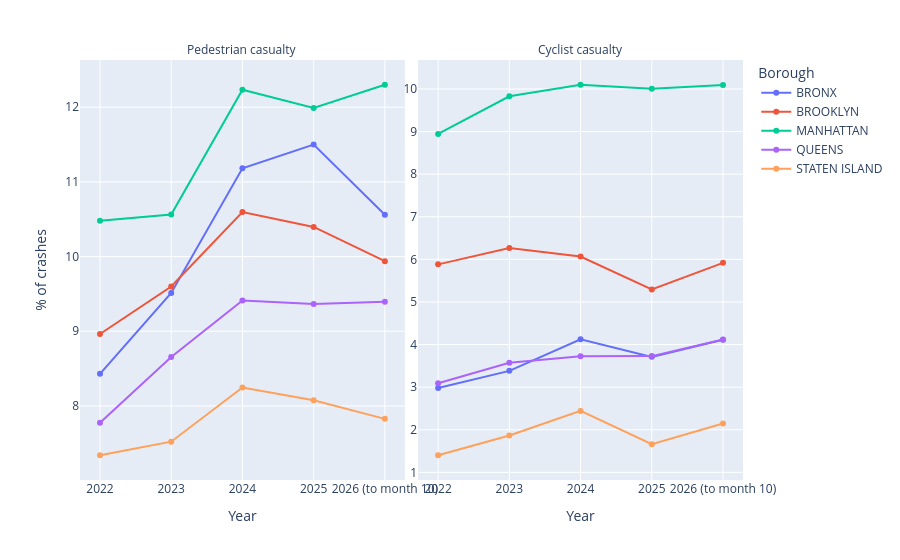
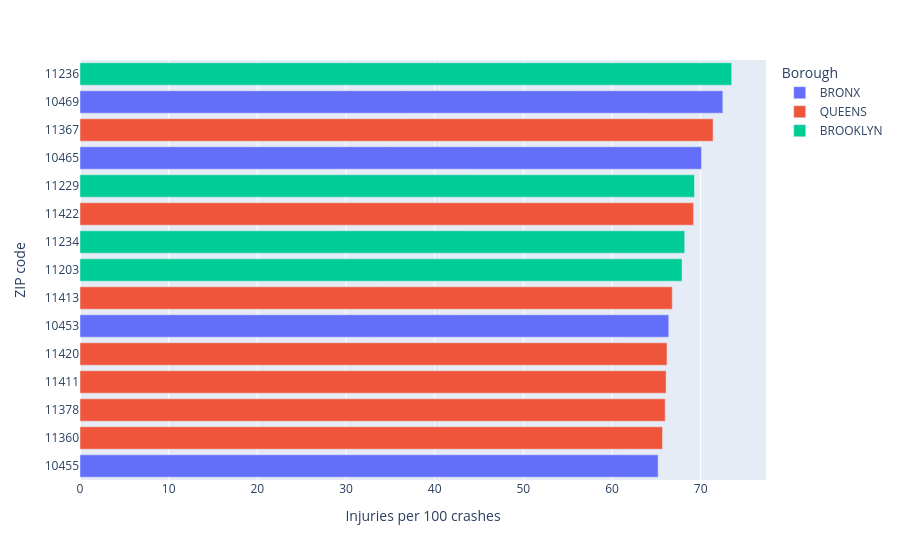

The notebook cell these images were saved under, in order:
### Markdown cell above
### M2: RQ3 and RQ4
**RQ3. Which boroughs have the highest share of crashes with pedestrian or cyclist casualties, and has the share changed since 2022?**
*Why it matters:* pedestrians and cyclists are the most exposed road users, so a rising share shows safety teams where street design matters most.
*Method:* for each borough and year, crashes with at least one pedestrian injured or killed (and, separately, with at least one cyclist) as a percentage of all crashes. The two are shown as separate panels and not added, because one crash can be counted in both. 2026 covers January to October only and is labelled as such.

*Finding:* Manhattan consistently had the highest shares for both pedestrian- and cyclist-casualty crashes. The pedestrian share increased from 10.5% in 2022 to 12.3% in 2026, while the cyclist share rose from 8.9% to 10.1%. The Bronx also showed a notable increase in pedestrian-casualty crashes, from 8.4% to 10.6%.

*Caution:* 2026 covers only January–October, so it is not directly comparable to full-year results. These shares also do not account for differences in pedestrian or cyclist traffic between boroughs.

**RQ4. Which ZIPs have the most injuries per crash?**
*Why it matters:* ZIPs with many crashes are not necessarily where crashes hurt most; injuries per crash points to more severe crashes, which crash counts alone hide.
*Method:* total injuries divided by total crashes per ZIP over the whole window, shown per 100 crashes. The quarter of ZIPs with the fewest crashes is left out, because a ZIP with few crashes can top the list by chance. The top 15 are shown.

*Finding:* ZIP code 11236 in Brooklyn ranked highest, with 73.5 injuries per 100 crashes, followed by 10469 in the Bronx (72.5) and 11367 in Queens (71.4). All 15 ZIP codes in the ranking exceeded the citywide average of 56.0 injuries per 100 crashes.

*Caution:* ZIP codes with fewer than 608 crashes were excluded (54 out of 216 ZIPs). Injuries per 100 crashes measures the number of injured people, not the percentage of crashes involving injuries, and does not account for differences in traffic volume or road-user exposure.

### Code cell
import plotly.express as px
import plotly.graph_objects as go

def _empty(message):
    return go.Figure().add_annotation(text=message, showarrow=False)


# ---------------------------------------------------------------- RQ3
def rq3(df):
    """Share of crashes with a pedestrian / cyclist casualty, by borough and year."""
    d = (df.groupby(["borough", "year"], as_index=False)
           [["crashes_total", "crashes_pedestrian", "crashes_cyclist"]].sum())
    d = d[d["crashes_total"] > 0]
    if d.empty:
        return _empty("No crashes for this filter")
    last_month = df.groupby("year")["month"].max()
    d["period"] = [str(y) if last_month[y] == 12 else f"{y} (to month {last_month[y]})" for y in d["year"]]
    d["Pedestrian"] = d["crashes_pedestrian"] / d["crashes_total"] * 100
    d["Cyclist"] = d["crashes_cyclist"] / d["crashes_total"] * 100
    long = d.melt(id_vars=["borough", "period", "crashes_total"], value_vars=["Pedestrian", "Cyclist"],
                  var_name="Casualty", value_name="share")
    fig = px.line(long, x="period", y="share", color="borough", facet_col="Casualty", markers=True,
                  hover_data={"crashes_total": True, "share": ":.1f"},
                  labels={"share": "% of crashes", "period": "Year", "borough": "Borough"})
    fig.update_yaxes(matches=None, showticklabels=True)
    fig.update_xaxes(categoryorder="category ascending")
    fig.for_each_annotation(lambda a: a.update(text=a.text.split("=")[-1] + " casualty"))
    return fig


# ---------------------------------------------------------------- RQ4
def rq4(df, top=15):
    """ZIPs with the most injuries per 100 crashes (the quarter of ZIPs with the fewest crashes is left out)."""
    d = df.groupby(["zip", "borough"], as_index=False)[["crashes_total", "injuries", "fatalities"]].sum()
    d = d[d["crashes_total"] > 0]
    if d.empty:
        return _empty("No crashes for this filter")
    d = d[d["crashes_total"] >= d["crashes_total"].quantile(0.25)]
    d["injuries_per_100"] = (d["injuries"] / d["crashes_total"] * 100).round(1)
    best = d.nlargest(top, "injuries_per_100").sort_values("injuries_per_100")
    fig = px.bar(best, x="injuries_per_100", y="zip", color="borough", orientation="h",
                 hover_data={"crashes_total": True, "injuries": True, "fatalities": True, "borough": False},
                 labels={"injuries_per_100": "Injuries per 100 crashes", "zip": "ZIP code", "borough": "Borough"})
    fig.update_yaxes(type="category", categoryorder="total ascending")
    return fig

# ---- RQ3
fig3 = rq3(final)
fig3.show()
t3 = final.groupby(['borough', 'year'])[['crashes_total', 'crashes_pedestrian', 'crashes_cyclist']].sum()
print('Pedestrian-casualty crashes, % of all crashes:')
print((t3['crashes_pedestrian'] / t3['crashes_total'] * 100).round(1).unstack('year'))
print('\nCyclist-casualty crashes, % of all crashes:')
print((t3['crashes_cyclist'] / t3['crashes_total'] * 100).round(1).unstack('year'))

# ---- RQ4
fig4 = rq4(final); fig4.show()
z = final.groupby(['zip', 'borough'])[['crashes_total', 'injuries', 'fatalities']].sum().reset_index()
cut = z['crashes_total'].quantile(0.25)
print(f"\nZIPs: {len(z)} | cut-off (25th percentile of crashes): {cut:,.0f} | ZIPs left out: {(z['crashes_total'] < cut).sum()}")
z = z[z['crashes_total'] >= cut].copy()
z['injuries_per_100'] = (z['injuries'] / z['crashes_total'] * 100).round(1)
print(z.nlargest(15, 'injuries_per_100').to_string(index=False))
print('Citywide injuries per 100 crashes:', round(final['injuries'].sum() / final['crashes_total'].sum() * 100, 1))

### Figure 1 — Plotly figure (JSON) as saved in the notebook; plotly's stock layout.template omitted (floating-point values rounded to 4 significant figures)
{"data": [{"customdata": [[16869], [14306], [13146], [12878], [11381]], "hovertemplate": "Borough=BRONX<br>Casualty=Pedestrian<br>Year=%{x}<br>% of crashes=%{y:.1f}<br>crashes_total=%{customdata[0]}<extra></extra>", "legendgroup": "BRONX", "line": {"color": "#636efa", "dash": "solid"}, "marker": {"symbol": "circle"}, "mode": "lines+markers", "name": "BRONX", "orientation": "v", "showlegend": true, "type": "scatter", "x": ["2022", "2023", "2024", "2025", "2026 (to month 10)"], "xaxis": "x", "y": [8.43, 9.513, 11.18, 11.5, 10.56], "yaxis": "y"}, {"customdata": [[16869], [14306], [13146], [12878], [11381]], "hovertemplate": "Borough=BRONX<br>Casualty=Cyclist<br>Year=%{x}<br>% of crashes=%{y:.1f}<br>crashes_total=%{customdata[0]}<extra></extra>", "legendgroup": "BRONX", "line": {"color": "#636efa", "dash": "solid"}, "marker": {"symbol": "circle"}, "mode": "lines+markers", "name": "BRONX", "orientation": "v", "showlegend": false, "type": "scatter", "x": ["2022", "2023", "2024", "2025", "2026 (to month 10)"], "xaxis": "x2", "y": [2.982, 3.383, 4.123, 3.712, 4.112], "yaxis": "y2"}, {"customdata": [[32264], [30710], [28252], [27595], [22318]], "hovertemplate": "Borough=BROOKLYN<br>Casualty=Pedestrian<br>Year=%{x}<br>% of crashes=%{y:.1f}<br>crashes_total=%{customdata[0]}<extra></extra>", "legendgroup": "BROOKLYN", "line": {"color": "#EF553B", "dash": "solid"}, "marker": {"symbol": "circle"}, "mode": "lines+markers", "name": "BROOKLYN", "orientation": "v", "showlegend": true, "type": "scatter", "x": ["2022", "2023", "2024", "2025", "2026 (to month 10)"], "xaxis": "x", "y": [8.964, 9.599, 10.6, 10.4, 9.938], "yaxis": "y"}, {"customdata": [[32264], [30710], [28252], [27595], [22318]], "hovertemplate": "Borough=BROOKLYN<br>Casualty=Cyclist<br>Year=%{x}<br>% of crashes=%{y:.1f}<br>crashes_total=%{customdata[0]}<extra></extra>", "legendgroup": "BROOKLYN", "line": {"color": "#EF553B", "dash": "solid"}, "marker": {"symbol": "circle"}, "mode": "lines+markers", "name": "BROOKLYN", "orientation": "v", "showlegend": false, "type": "scatter", "x": ["2022", "2023", "2024", "2025", "2026 (to month 10)"], "xaxis": "x2", "y": [5.883, 6.268, 6.067, 5.294, 5.919], "yaxis": "y2"}, {"customdata": [[16490], [15790], [14605], [14745], [12421]], "hovertemplate": "Borough=MANHATTAN<br>Casualty=Pedestrian<br>Year=%{x}<br>% of crashes=%{y:.1f}<br>crashes_total=%{customdata[0]}<extra></extra>", "legendgroup": "MANHATTAN", "line": {"color": "#00cc96", "dash": "solid"}, "marker": {"symbol": "circle"}, "mode": "lines+markers", "name": "MANHATTAN", "orientation": "v", "showlegend": true, "type": "scatter", "x": ["2022", "2023", "2024", "2025", "2026 (to month 10)"], "xaxis": "x", "y": [10.48, 10.56, 12.24, 11.99, 12.3], "yaxis": "y"}, {"customdata": [[16490], [15790], [14605], [14745], [12421]], "hovertemplate": "Borough=MANHATTAN<br>Casualty=Cyclist<br>Year=%{x}<br>% of crashes=%{y:.1f}<br>crashes_total=%{customdata[0]}<extra></extra>", "legendgroup": "MANHATTAN", "line": {"color": "#00cc96", "dash": "solid"}, "marker": {"symbol": "circle"}, "mode": "lines+markers", "name": "MANHATTAN", "orientation": "v", "showlegend": false, "type": "scatter", "x": ["2022", "2023", "2024", "2025", "2026 (to month 10)"], "xaxis": "x2", "y": [8.945, 9.829, 10.1, 10.0, 10.1], "yaxis": "y2"}, {"customdata": [[26174], [24792], [23998], [24699], [19594]], "hovertemplate": "Borough=QUEENS<br>Casualty=Pedestrian<br>Year=%{x}<br>% of crashes=%{y:.1f}<br>crashes_total=%{customdata[0]}<extra></extra>", "legendgroup": "QUEENS", "line": {"color": "#ab63fa", "dash": "solid"}, "marker": {"symbol": "circle"}, "mode": "lines+markers", "name": "QUEENS", "orientation": "v", "showlegend": true, "type": "scatter", "x": ["2022", "2023", "2024", "2025", "2026 (to month 10)"], "xaxis": "x", "y": [7.775, 8.656, 9.413, 9.365, 9.396], "yaxis": "y"}, {"customdata": [[26174], [24792], [23998], [24699], [19594]], "hovertemplate": "Borough=QUEENS<br>Casualty=Cyclist<br>Year=%{x}<br>% of crashes=%{y:.1f}<br>crashes_total=%{customdata[0]}<extra></extra>", "legendgroup": "QUEENS", "line": {"color": "#ab63fa", "dash": "solid"}, "marker": {"symbol": "circle"}, "mode": "lines+markers", "name": "QUEENS", "orientation": "v", "showlegend": false, "type": "scatter", "x": ["2022", "2023", "2024", "2025", "2026 (to month 10)"], "xaxis": "x2", "y": [3.091, 3.574, 3.725, 3.729, 4.119], "yaxis": "y2"}, {"customdata": [[3638], [3590], [3480], [3430], [2747]], "hovertemplate": "Borough=STATEN ISLAND<br>Casualty=Pedestrian<br>Year=%{x}<br>% of crashes=%{y:.1f}<br>crashes_total=%{customdata[0]}<extra></extra>", "legendgroup": "STATEN ISLAND", "line": {"color": "#FFA15A", "dash": "solid"}, "marker": {"symbol": "circle"}, "mode": "lines+markers", "name": "STATEN ISLAND", "orientation": "v", "showlegend": true, "type": "scatter", "x": ["2022", "2023", "2024", "2025", "2026 (to month 10)"], "xaxis": "x", "y": [7.339, 7.521, 8.247, 8.076, 7.827], "yaxis": "y"}, {"customdata": [[3638], [3590], [3480], [3430], [2747]], "hovertemplate": "Borough=STATEN ISLAND<br>Casualty=Cyclist<br>Year=%{x}<br>% of crashes=%{y:.1f}<br>crashes_total=%{customdata[0]}<extra></extra>", "legendgroup": "STATEN ISLAND", "line": {"color": "#FFA15A", "dash": "solid"}, "marker": {"symbol": "circle"}, "mode": "lines+markers", "name": "STATEN ISLAND", "orientation": "v", "showlegend": false, "type": "scatter", "x": ["2022", "2023", "2024", "2025", "2026 (to month 10)"], "xaxis": "x2", "y": [1.402, 1.866, 2.443, 1.662, 2.148], "yaxis": "y2"}], "layout": {"annotations": [{"font": {}, "showarrow": false, "text": "Pedestrian casualty", "x": 0.245, "xanchor": "center", "xref": "paper", "y": 1, "yanchor": "bottom", "yref": "paper"}, {"font": {}, "showarrow": false, "text": "Cyclist casualty", "x": 0.755, "xanchor": "center", "xref": "paper", "y": 1, "yanchor": "bottom", "yref": "paper"}], "legend": {"title": {"text": "Borough"}, "tracegroupgap": 0}, "margin": {"t": 60}, "xaxis": {"anchor": "y", "categoryorder": "category ascending", "domain": [0, 0.49], "title": {"text": "Year"}}, "xaxis2": {"anchor": "y2", "categoryorder": "category ascending", "domain": [0.51, 1], "matches": "x", "title": {"text": "Year"}}, "yaxis": {"anchor": "x", "domain": [0, 1], "showticklabels": true, "title": {"text": "% of crashes"}}, "yaxis2": {"anchor": "x2", "domain": [0, 1], "showticklabels": true}}}

### Figure 2 — Plotly figure (JSON) as saved in the notebook; plotly's stock layout.template omitted (floating-point values rounded to 4 significant figures)
{"data": [{"customdata": [[2462, 1606, 11, "BRONX"], [2977, 1976, 6, "BRONX"], [2370, 1662, 7, "BRONX"], [2663, 1930, 8, "BRONX"]], "hovertemplate": "Injuries per 100 crashes=%{x}<br>ZIP code=%{y}<br>crashes_total=%{customdata[0]}<br>injuries=%{customdata[1]}<br>fatalities=%{customdata[2]}<extra></extra>", "legendgroup": "BRONX", "marker": {"color": "#636efa", "pattern": {"shape": ""}}, "name": "BRONX", "orientation": "h", "showlegend": true, "textposition": "auto", "type": "bar", "x": [65.2, 66.4, 70.1, 72.5], "xaxis": "x", "y": ["10455", "10453", "10465", "10469"], "yaxis": "y"}, {"customdata": [[705, 463, 2, "QUEENS"], [2997, 1978, 18, "QUEENS"], [1518, 1004, 4, "QUEENS"], [3195, 2115, 6, "QUEENS"], [2979, 1991, 6, "QUEENS"], [2231, 1543, 7, "QUEENS"], [2130, 1521, 6, "QUEENS"]], "hovertemplate": "Injuries per 100 crashes=%{x}<br>ZIP code=%{y}<br>crashes_total=%{customdata[0]}<br>injuries=%{customdata[1]}<br>fatalities=%{customdata[2]}<extra></extra>", "legendgroup": "QUEENS", "marker": {"color": "#EF553B", "pattern": {"shape": ""}}, "name": "QUEENS", "orientation": "h", "showlegend": true, "textposition": "auto", "type": "bar", "x": [65.7, 66.0, 66.1, 66.2, 66.8, 69.2, 71.4], "xaxis": "x", "y": ["11360", "11378", "11411", "11420", "11413", "11422", "11367"], "yaxis": "y"}, {"customdata": [[5192, 3524, 7, "BROOKLYN"], [5656, 3856, 16, "BROOKLYN"], [2824, 1957, 15, "BROOKLYN"], [6008, 4418, 16, "BROOKLYN"]], "hovertemplate": "Injuries per 100 crashes=%{x}<br>ZIP code=%{y}<br>crashes_total=%{customdata[0]}<br>injuries=%{customdata[1]}<br>fatalities=%{customdata[2]}<extra></extra>", "legendgroup": "BROOKLYN", "marker": {"color": "#00cc96", "pattern": {"shape": ""}}, "name": "BROOKLYN", "orientation": "h", "showlegend": true, "textposition": "auto", "type": "bar", "x": [67.9, 68.2, 69.3, 73.5], "xaxis": "x", "y": ["11203", "11234", "11229", "11236"], "yaxis": "y"}], "layout": {"barmode": "relative", "legend": {"title": {"text": "Borough"}, "tracegroupgap": 0}, "margin": {"t": 60}, "xaxis": {"anchor": "y", "domain": [0, 1], "title": {"text": "Injuries per 100 crashes"}}, "yaxis": {"anchor": "x", "categoryorder": "total ascending", "domain": [0, 1], "title": {"text": "ZIP code"}, "type": "category"}}}
